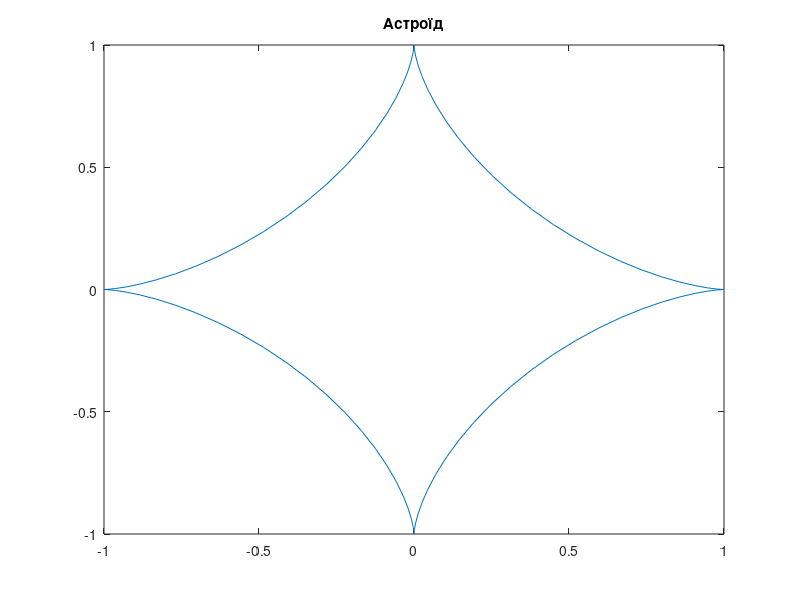

This figure's MATLAB source:
%x=a*cos63(t)
%y= a sin^3(t), де a це радіус
t = linspace(0, 2*pi, 100);
a = 1; % Радіус
x = a * cos(t).^3;
y = a * sin(t).^3;
plot(x, y);
title('Астроїд');

